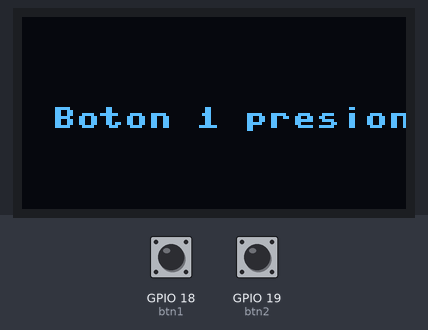
Simulated run of this program. Board: ESP32 board running MicroPython. On the bench: 128×64 one-colour display. The inputs (shaded band) are chosen by the test bench; at power-on: GPIO 18 (btn1) HIGH, GPIO 19 (btn2) HIGH. Library files of the repository ran but are not shown: ssd1306.py.

Above: at 1.2 s.
1.3 s: GPIO 18 (btn1) pulled LOW for 0.15 s
At 1.48 s:
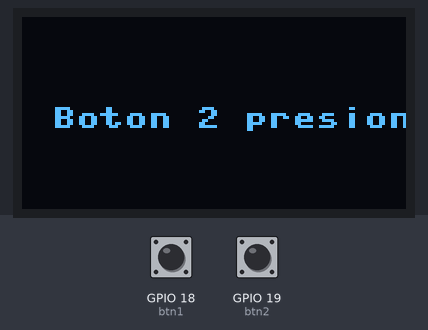
Timing chart, 0 to 4.3 s (numbered marks = the images above; inputs shaded):
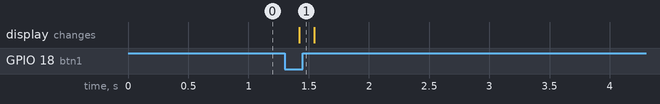

The program:

main.py
```python
from machine import Pin, I2C
import ssd1306
import time

# Configuración de la pantalla OLED
i2c = I2C(0, scl=Pin(23), sda=Pin(22), freq=400000)
oled = ssd1306.SSD1306_I2C(128, 64, i2c)

# Configuración de los botones (Pull-Up interno)
btn1 = Pin(18, Pin.IN, Pin.PULL_UP)
btn2 = Pin(19, Pin.IN, Pin.PULL_UP)
btn3 = Pin(21, Pin.IN, Pin.PULL_UP)
btn4 = Pin(25, Pin.IN, Pin.PULL_UP)

# Función para mostrar en la pantalla
def mostrar_texto(texto):
    oled.fill(0)  # Limpiar pantalla
    oled.text(texto, 10, 30)
    oled.show()

# Bucle principal
try:
    while True:
        if btn1.value() == 1:
            mostrar_texto("Boton 1 presionado")
        elif btn2.value() == 1:
            mostrar_texto("Boton 2 presionado")
        elif btn3.value() == 1:
            mostrar_texto("Boton 3 presionado")
        elif btn4.value() == 1:
            mostrar_texto("Boton 4 presionado")
        else:
            mostrar_texto("Press a btn")

        time.sleep(0.1)  # Pequeña pausa para evitar rebotes

except KeyboardInterrupt:
    print("Programa detenido")
```

Measured:
- after the input at 1.3 s, the display: changes after 0.12 s (image 1)
